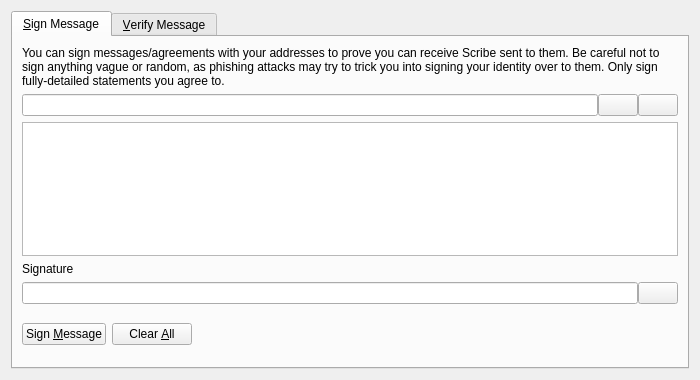
<?xml version="1.0" encoding="UTF-8"?>
<ui version="4.0">
 <class>SignVerifyMessageDialog</class>
 <widget class="QDialog" name="SignVerifyMessageDialog">
  <property name="geometry">
   <rect>
    <x>0</x>
    <y>0</y>
    <width>700</width>
    <height>380</height>
   </rect>
  </property>
  <property name="windowTitle">
   <string>Signatures - Sign / Verify a Message</string>
  </property>
  <property name="modal">
   <bool>true</bool>
  </property>
  <layout class="QVBoxLayout" name="verticalLayout">
   <item>
    <widget class="QTabWidget" name="tabWidget">
     <property name="currentIndex">
      <number>0</number>
     </property>
     <widget class="QWidget" name="tabSignMessage">
      <attribute name="title">
       <string>&amp;Sign Message</string>
      </attribute>
      <layout class="QVBoxLayout" name="verticalLayout_SM">
       <item>
        <widget class="QLabel" name="infoLabel_SM">
         <property name="text">
          <string>You can sign messages/agreements with your addresses to prove you can receive Scribe sent to them. Be careful not to sign anything vague or random, as phishing attacks may try to trick you into signing your identity over to them. Only sign fully-detailed statements you agree to.</string>
         </property>
         <property name="textFormat">
          <enum>Qt::PlainText</enum>
         </property>
         <property name="wordWrap">
          <bool>true</bool>
         </property>
        </widget>
       </item>
       <item>
        <layout class="QHBoxLayout" name="horizontalLayout_1_SM">
         <property name="spacing">
          <number>0</number>
         </property>
         <item>
          <widget class="QValidatedLineEdit" name="addressIn_SM">
           <property name="toolTip">
            <string>The Scribe address to sign the message with</string>
           </property>
          </widget>
         </item>
         <item>
          <widget class="QPushButton" name="addressBookButton_SM">
           <property name="toolTip">
            <string>Choose previously used address</string>
           </property>
           <property name="text">
            <string/>
           </property>
           <property name="shortcut">
            <string>Alt+A</string>
           </property>
           <property name="autoDefault">
            <bool>false</bool>
           </property>
          </widget>
         </item>
         <item>
          <widget class="QPushButton" name="pasteButton_SM">
           <property name="toolTip">
            <string>Paste address from clipboard</string>
           </property>
           <property name="text">
            <string/>
           </property>
           <property name="shortcut">
            <string>Alt+P</string>
           </property>
           <property name="autoDefault">
            <bool>false</bool>
           </property>
          </widget>
         </item>
        </layout>
       </item>
       <item>
        <widget class="QPlainTextEdit" name="messageIn_SM">
         <property name="toolTip">
          <string>Enter the message you want to sign here</string>
         </property>
        </widget>
       </item>
       <item>
        <widget class="QLabel" name="signatureLabel_SM">
         <property name="text">
          <string>Signature</string>
         </property>
         <property name="textFormat">
          <enum>Qt::PlainText</enum>
         </property>
        </widget>
       </item>
       <item>
        <layout class="QHBoxLayout" name="horizontalLayout_2_SM">
         <property name="spacing">
          <number>0</number>
         </property>
         <item>
          <widget class="QLineEdit" name="signatureOut_SM">
           <property name="font">
            <font>
             <italic>true</italic>
            </font>
           </property>
           <property name="readOnly">
            <bool>true</bool>
           </property>
          </widget>
         </item>
         <item>
          <widget class="QPushButton" name="copySignatureButton_SM">
           <property name="toolTip">
            <string>Copy the current signature to the system clipboard</string>
           </property>
           <property name="text">
            <string/>
           </property>
           <property name="autoDefault">
            <bool>false</bool>
           </property>
          </widget>
         </item>
        </layout>
       </item>
       <item>
        <layout class="QHBoxLayout" name="horizontalLayout_3_SM">
         <item>
          <widget class="QPushButton" name="signMessageButton_SM">
           <property name="toolTip">
            <string>Sign the message to prove you own this Scribe address</string>
           </property>
           <property name="text">
            <string>Sign &amp;Message</string>
           </property>
           <property name="autoDefault">
            <bool>false</bool>
           </property>
          </widget>
         </item>
         <item>
          <widget class="QPushButton" name="clearButton_SM">
           <property name="toolTip">
            <string>Reset all sign message fields</string>
           </property>
           <property name="text">
            <string>Clear &amp;All</string>
           </property>
           <property name="autoDefault">
            <bool>false</bool>
           </property>
          </widget>
         </item>
         <item>
          <spacer name="horizontalSpacer_1_SM">
           <property name="orientation">
            <enum>Qt::Horizontal</enum>
           </property>
           <property name="sizeHint" stdset="0">
            <size>
             <width>40</width>
             <height>48</height>
            </size>
           </property>
          </spacer>
         </item>
         <item>
          <widget class="QLabel" name="statusLabel_SM">
           <property name="font">
            <font>
             <weight>75</weight>
             <bold>true</bold>
            </font>
           </property>
           <property name="text">
            <string/>
           </property>
           <property name="wordWrap">
            <bool>true</bool>
           </property>
          </widget>
         </item>
         <item>
          <spacer name="horizontalSpacer_2_SM">
           <property name="orientation">
            <enum>Qt::Horizontal</enum>
           </property>
           <property name="sizeHint" stdset="0">
            <size>
             <width>40</width>
             <height>48</height>
            </size>
           </property>
          </spacer>
         </item>
        </layout>
       </item>
      </layout>
     </widget>
     <widget class="QWidget" name="tabVerifyMessage">
      <attribute name="title">
       <string>&amp;Verify Message</string>
      </attribute>
      <layout class="QVBoxLayout" name="verticalLayout_VM">
       <item>
        <widget class="QLabel" name="infoLabel_VM">
         <property name="text">
          <string>Enter the receiver's address, message (ensure you copy line breaks, spaces, tabs, etc. exactly) and signature below to verify the message. Be careful not to read more into the signature than what is in the signed message itself, to avoid being tricked by a man-in-the-middle attack. Note that this only proves the signing party receives with the address, it cannot prove sendership of any transaction!</string>
         </property>
         <property name="textFormat">
          <enum>Qt::PlainText</enum>
         </property>
         <property name="alignment">
          <set>Qt::AlignLeading|Qt::AlignLeft|Qt::AlignTop</set>
         </property>
         <property name="wordWrap">
          <bool>true</bool>
         </property>
        </widget>
       </item>
       <item>
        <layout class="QHBoxLayout" name="horizontalLayout_1_VM">
         <property name="spacing">
          <number>0</number>
         </property>
         <item>
          <widget class="QValidatedLineEdit" name="addressIn_VM">
           <property name="toolTip">
            <string>The Scribe address the message was signed with</string>
           </property>
          </widget>
         </item>
         <item>
          <widget class="QPushButton" name="addressBookButton_VM">
           <property name="toolTip">
            <string>Choose previously used address</string>
           </property>
           <property name="text">
            <string/>
           </property>
           <property name="shortcut">
            <string>Alt+A</string>
           </property>
           <property name="autoDefault">
            <bool>false</bool>
           </property>
          </widget>
         </item>
        </layout>
       </item>
       <item>
        <widget class="QPlainTextEdit" name="messageIn_VM"/>
       </item>
       <item>
        <widget class="QValidatedLineEdit" name="signatureIn_VM"/>
       </item>
       <item>
        <layout class="QHBoxLayout" name="horizontalLayout_2_VM">
         <item>
          <widget class="QPushButton" name="verifyMessageButton_VM">
           <property name="toolTip">
            <string>Verify the message to ensure it was signed with the specified Scribe address</string>
           </property>
           <property name="text">
            <string>Verify &amp;Message</string>
           </property>
           <property name="autoDefault">
            <bool>false</bool>
           </property>
          </widget>
         </item>
         <item>
          <widget class="QPushButton" name="clearButton_VM">
           <property name="toolTip">
            <string>Reset all verify message fields</string>
           </property>
           <property name="text">
            <string>Clear &amp;All</string>
           </property>
           <property name="autoDefault">
            <bool>false</bool>
           </property>
          </widget>
         </item>
         <item>
          <spacer name="horizontalSpacer_1_VM">
           <property name="orientation">
            <enum>Qt::Horizontal</enum>
           </property>
           <property name="sizeHint" stdset="0">
            <size>
             <width>40</width>
             <height>48</height>
            </size>
           </property>
          </spacer>
         </item>
         <item>
          <widget class="QLabel" name="statusLabel_VM">
           <property name="font">
            <font>
             <weight>75</weight>
             <bold>true</bold>
            </font>
           </property>
           <property name="text">
            <string/>
           </property>
           <property name="wordWrap">
            <bool>true</bool>
           </property>
          </widget>
         </item>
         <item>
          <spacer name="horizontalSpacer_2_VM">
           <property name="orientation">
            <enum>Qt::Horizontal</enum>
           </property>
           <property name="sizeHint" stdset="0">
            <size>
             <width>40</width>
             <height>48</height>
            </size>
           </property>
          </spacer>
         </item>
        </layout>
       </item>
      </layout>
     </widget>
    </widget>
   </item>
  </layout>
 </widget>
 <customwidgets>
  <customwidget>
   <class>QValidatedLineEdit</class>
   <extends>QLineEdit</extends>
   <header>qvalidatedlineedit.h</header>
  </customwidget>
 </customwidgets>
 <resources>
  <include location="../scribe.qrc"/>
 </resources>
 <connections/>
</ui>
